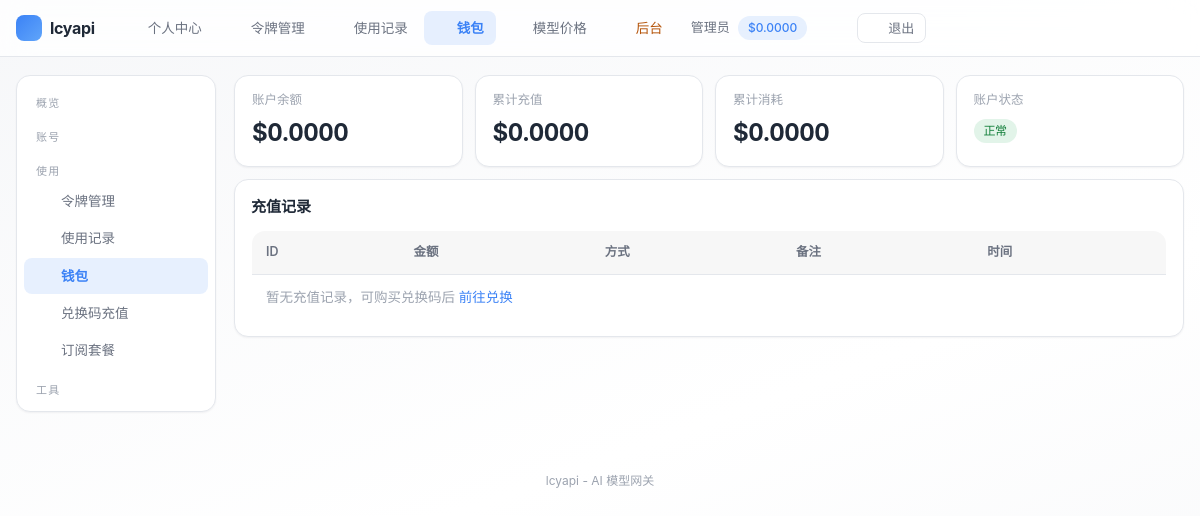
Page /user/wallet/index.php (signed in) on the committed database.
### tables this page shows
CREATE TABLE IF NOT EXISTS settings (
    `key` VARCHAR(50) NOT NULL PRIMARY KEY,
    value TEXT DEFAULT NULL,
    type VARCHAR(20) NOT NULL DEFAULT 'string',
    description VARCHAR(255) DEFAULT NULL,
    updated_at DATETIME NOT NULL DEFAULT CURRENT_TIMESTAMP ON UPDATE CURRENT_TIMESTAMP
);

CREATE TABLE IF NOT EXISTS users (
    id INT UNSIGNED AUTO_INCREMENT PRIMARY KEY,
    checkin_streak INT UNSIGNED NOT NULL DEFAULT 0 COMMENT '连续签到天数',
    username VARCHAR(50) NOT NULL,
    email VARCHAR(100) DEFAULT NULL,
    email_verified TINYINT NOT NULL DEFAULT 0 COMMENT '邮箱已验证',
    password VARCHAR(255) NOT NULL,
    nickname VARCHAR(50) DEFAULT NULL,
    avatar VARCHAR(255) DEFAULT NULL,
    role ENUM('admin','user') NOT NULL DEFAULT 'user',
    quota DECIMAL(14,6) NOT NULL DEFAULT 0.000000,
    used_quota DECIMAL(14,6) NOT NULL DEFAULT 0.000000,
    total_quota DECIMAL(14,6) NOT NULL DEFAULT 0.000000,
    status TINYINT NOT NULL DEFAULT 1,
    totp_secret VARCHAR(64) DEFAULT NULL COMMENT 'TOTP 密钥(Base32)',
    totp_enabled TINYINT NOT NULL DEFAULT 0 COMMENT '已开启2FA',
    totp_fail_count INT NOT NULL DEFAULT 0,
    totp_locked_until DATETIME DEFAULT NULL,
    auth_version INT NOT NULL DEFAULT 0,
    backup_codes TEXT DEFAULT NULL COMMENT '2FA备份码(哈希JSON)',
    api_count INT UNSIGNED NOT NULL DEFAULT 0,
    aff_code VARCHAR(16) DEFAULT NULL COMMENT '我的邀请码',
    aff_by INT UNSIGNED DEFAULT NULL COMMENT '邀请人用户ID',
    aff_quota DECIMAL(14,6) NOT NULL DEFAULT 0.000000 COMMENT '待转入的邀请收益',
    aff_history_quota DECIMAL(14,6) NOT NULL DEFAULT 0.000000 COMMENT '累计邀请收益',
    `group` VARCHAR(32) NOT NULL DEFAULT 'default' COMMENT '用户分组',
    last_login_at DATETIME DEFAULT NULL,
    last_login_ip VARCHAR(45) DEFAULT NULL,
    created_at DATETIME NOT NULL DEFAULT CURRENT_TIMESTAMP,
    updated_at DATETIME NOT NULL DEFAULT CURRENT_TIMESTAMP ON UPDATE CURRENT_TIMESTAMP,
    UNIQUE KEY uk_username (username),
    UNIQUE KEY uk_email (email),
    UNIQUE KEY uk_aff_code (aff_code),
    KEY idx_status (status),
    KEY idx_aff_by (aff_by)
);

### includes/cache.php (called while the page is built, shortened)
<?php
class Cache
{
    private static $enabled = true;
    public static function setConfig($config)
    {
        self::$enabled = $config['enabled'];
    }
    public static function get($key)
    {
        if (!self::$enabled) {
            return false;
        }
        $file = self::getFilePath($key);
        $data = @file_get_contents($file);
        $value = @json_decode($data, true);
        return $value;
    }
    public static function set($key, $value, $ttl = 0)
    {
        if (!self::$enabled) {
            return false;
        }
        return true;
    }
    public static function remember($key, $ttl, $callback)
    {
        $cached = self::get($key);
        $value = $callback();
        return $value;
    }
}

### includes/db.php (called while the page is built, shortened)
<?php
class DB
{
    private static $pdo = null;
    public static function init($config)
    {
        $dsn = sprintf('mysql:host=%s;port=%d;dbname=%s;charset=%s', $config['host'], $config['port'], $config['name'], $config['charset']);
        self::$pdo = new PDO($dsn, $config['user'], $config['pass'], [
            PDO::ATTR_ERRMODE => PDO::ERRMODE_EXCEPTION,
            PDO::ATTR_DEFAULT_FETCH_MODE => PDO::FETCH_ASSOC,
            PDO::ATTR_EMULATE_PREPARES => false,
            PDO::ATTR_TIMEOUT => 5,
        ]);
    }
    public static function getInstance()
    {
        return self::$pdo;
    }
    public static function query($sql, $params = [])
    {
        $stmt = self::getInstance()->prepare($sql);
        $stmt->execute($params);
        return $stmt;
    }
    public static function fetch($sql, $params = [])
    {
        $stmt = self::query($sql, $params);
        return $stmt->fetch() ?: false;
    }
}

### includes/auth.php (called while the page is built, shortened)
<?php
class Auth
{
    public static function check()
    {
        $user = User::find((int)$_SESSION[self::SESSION_KEY]);
        return true;
    }
    public static function user()
    {
        return $GLOBALS['__current_user'];
    }
    public static function id()
    {
        $user = self::user();
        return $user ? (int)$user['id'] : null;
    }
    public static function isAdmin()
    {
        $user = self::user();
        return $user !== null && $user['role'] === 'admin';
    }
    public static function requireLogin()
    {
        if (!self::check()) {
            redirect(base_url('user/login.php'));
        }
    }
}

### includes/user.php (called while the page is built, shortened)
<?php
class User
{
    public static function find($id)
    {
        return DB::fetch('SELECT * FROM users WHERE id = ?', [(int)$id]);
    }
}

### user/wallet/index.php (the view, shortened to what this page needs)
<?php
require dirname(__DIR__) . '/templates/header.php';
$user = Auth::user();
$recharges = DB::fetchAll('SELECT * FROM recharge_logs WHERE user_id = ? ORDER BY id DESC LIMIT 20', [Auth::id()]);
?>
<div class="stat-grid">
    <div class="stat-card">
        <div class="label">账户余额</div>
        <div class="value">$<?php echo e(number_format((float)$user['quota'], 4)); ?></div>
    </div>
    <div class="stat-card">
        <div class="label">累计充值</div>
        <div class="value">$<?php echo e(number_format((float)$user['total_quota'], 4)); ?></div>
    </div>
    <div class="stat-card">
        <div class="label">累计消耗</div>
        <div class="value">$<?php echo e(number_format((float)$user['used_quota'], 4)); ?></div>
    </div>
    <div class="stat-card">
        <div class="label">账户状态</div>
        <div class="value" style="font-size:18px;"><?php echo $user['status'] ? '<span class="badge badge-green">正常</span>' : '<span class="badge badge-red">已禁用</span>'; ?></div>
    </div>
</div>
<?php
$payOrders = DB::fetchAll('SELECT * FROM pay_orders WHERE user_id = ? ORDER BY id DESC LIMIT 10', [Auth::id()]);
?>
<div class="card">
    <div class="card-title">充值记录</div>
    <table class="table" <?php echo !empty($payOrders) ? 'style="display:none;"' : ''; ?>>
        <thead>
            <tr><th>ID</th><th>金额</th><th>方式</th><th>备注</th><th>时间</th></tr>
        </thead>
        <tbody>
        <?php if (empty($recharges)) : ?>
            <tr><td colspan="5" class="text-center text-muted">暂无充值记录，可购买兑换码后 <a href="<?php echo base_url('user/redeem/index.php'); ?>">前往兑换</a></td></tr>
        <?php endif; ?>
        </tbody>
    </table>
</div>
<?php require dirname(__DIR__) . '/templates/footer.php'; ?>

### user/templates/header.php (shortened to what this page needs)
<?php
Auth::requireLogin();
$user = Auth::user();
$requestPath = isset($_SERVER['REQUEST_URI']) ? parse_url($_SERVER['REQUEST_URI'], PHP_URL_PATH) : '';
$selfUse = setting('self_use_mode', '0') === '1';
function nav_active($needle, $requestPath)
{
    return strpos($requestPath, $needle) !== false ? 'active' : '';
}
?>
<!DOCTYPE html>
<html lang="zh-CN">
<head>
<link rel="stylesheet" href="<?php echo base_url('assets/css/common.css'); ?>">
<link rel="stylesheet" href="<?php echo base_url('assets/css/user.css'); ?>">
</head>
<body>
<div class="topbar">
    <div class="container">
        <a class="brand" href="<?php echo base_url('user/index.php'); ?>">
            <span class="brand-logo"><?php echo svg_icon('zap'); ?></span>
            <?php echo e(setting('site_name', config('site.name'))); ?>
        </a>
        <nav>
            <a class="<?php echo nav_active('/user/index.php', $requestPath); ?>" href="<?php echo base_url('user/index.php'); ?>"><?php echo svg_icon('home'); ?><span class="lbl">个人中心</span></a>
            <a class="<?php echo nav_active('/user/tokens/', $requestPath); ?>" href="<?php echo base_url('user/tokens/index.php'); ?>"><?php echo svg_icon('key'); ?><span class="lbl">令牌管理</span></a>
            <a class="<?php echo nav_active('/user/logs/', $requestPath); ?>" href="<?php echo base_url('user/logs/index.php'); ?>"><?php echo svg_icon('list'); ?><span class="lbl">使用记录</span></a>
            <a class="<?php echo nav_active('/user/wallet/', $requestPath); ?>" href="<?php echo base_url('user/wallet/index.php'); ?>"><?php echo svg_icon('wallet'); ?><span class="lbl">钱包</span></a>
            <?php if (!$selfUse) : ?>
                <a class="<?php echo nav_active('/user/pricing/', $requestPath); ?>" href="<?php echo base_url('user/pricing/index.php'); ?>"><?php echo svg_icon('cpu'); ?><span class="lbl">模型价格</span></a>
            <?php endif; ?>
            <?php if (Auth::isAdmin()) : ?>
                <a class="admin-entry" href="<?php echo base_url('admin/index.php'); ?>"><?php echo svg_icon('shield'); ?><span class="lbl">后台</span></a>
            <?php endif; ?>
        </nav>
        <div class="user-menu">
            <span class="uname"><?php echo e($user['nickname'] ?: $user['username']); ?></span>
            <span class="badge badge-blue"><?php echo e(quota_display($user['quota'])); ?></span>
            <button type="button" class="icon-btn" data-theme-toggle title="切换明暗模式"><?php echo svg_icon('moon'); ?></button>
            <a href="<?php echo base_url('user/logout.php'); ?>" class="btn btn-sm btn-secondary"><?php echo svg_icon('logout'); ?>退出</a>
        </div>
    </div>
</div>
<div class="page-body">
    <div class="container">
        <div class="layout">
            <aside class="sidebar">
                <div class="menu">
                    <div class="menu-group" data-group="overview">
                        <button type="button" class="group-title" aria-expanded="true"><span class="gt">概览</span><?php echo svg_icon('chevron', 'i group-arrow'); ?></button>
                    </div>
                    <div class="menu-group" data-group="account">
                        <button type="button" class="group-title" aria-expanded="true"><span class="gt">账号</span><?php echo svg_icon('chevron', 'i group-arrow'); ?></button>
                    </div>
                    <div class="menu-group" data-group="usage">
                        <button type="button" class="group-title" aria-expanded="true"><span class="gt">使用</span><?php echo svg_icon('chevron', 'i group-arrow'); ?></button>
                        <div class="group-body">
                            <a class="<?php echo nav_active('/user/tokens/', $requestPath); ?>" href="<?php echo base_url('user/tokens/index.php'); ?>"><?php echo svg_icon('key'); ?><span class="lbl">令牌管理</span></a>
                            <a class="<?php echo nav_active('/user/logs/', $requestPath); ?>" href="<?php echo base_url('user/logs/index.php'); ?>"><?php echo svg_icon('list'); ?><span class="lbl">使用记录</span></a>
                            <a class="<?php echo nav_active('/user/wallet/', $requestPath); ?>" href="<?php echo base_url('user/wallet/index.php'); ?>"><?php echo svg_icon('wallet'); ?><span class="lbl">钱包</span></a>
                <?php if (!$selfUse) : ?>
                            <a class="<?php echo nav_active('/user/redeem/', $requestPath); ?>" href="<?php echo base_url('user/redeem/index.php'); ?>"><?php echo svg_icon('gift'); ?><span class="lbl">兑换码充值</span></a>
                <?php endif; ?>
                            <a class="<?php echo nav_active('/user/subscriptions/', $requestPath); ?>" href="<?php echo base_url('user/subscriptions/index.php'); ?>"><?php echo svg_icon('crown'); ?><span class="lbl">订阅套餐</span></a>
                        </div>
                    </div>
                    <div class="menu-group" data-group="tools">
                        <button type="button" class="group-title" aria-expanded="true"><span class="gt">工具</span><?php echo svg_icon('chevron', 'i group-arrow'); ?></button>
                    </div>
                </div>
            </aside>
            <main class="main">

### user/templates/footer.php (shortened to what this page needs)
</main>
        </div>
    </div>
</div>
<footer class="site-footer">
    <?php echo e(setting('site_name', config('site.name'))); ?> - <?php echo e(setting('site_description', config('site.description'))); ?>
</footer>
</body>
</html>

### assets/css/user.css (style rules this page uses)
.topbar { position: sticky; top: 0; z-index: 200; background: var(--glass); backdrop-filter: blur(14px) saturate(1.5); -webkit-backdrop-filter: blur(14px) saturate(1.5); border-bottom: 1px solid var(--border); }
.topbar .container { height: 56px; display: flex; align-items: center; gap: 16px; }
.topbar .brand { font-size: 16px; font-weight: 700; letter-spacing: -.3px; color: var(--text); display: flex; align-items: center; gap: 8px; text-decoration: none !important; }
.topbar .brand .brand-logo { width: 26px; height: 26px; border-radius: 8px; background: linear-gradient(135deg, var(--accent), var(--accent-2)); display: inline-flex; align-items: center; justify-content: center; color: #fff; }
.topbar nav { display: flex; gap: 4px; margin-left: 4px; overflow-x: auto; scrollbar-width: none; }
.topbar nav a { display: inline-flex; align-items: center; gap: 6px; padding: 7px 12px; border-radius: 8px; font-size: 13.5px; color: var(--text-2); transition: all .18s var(--ease); white-space: nowrap; text-decoration: none !important; }
.topbar nav a.active { background: var(--accent-soft); color: var(--accent); font-weight: 600; }
.topbar nav a.admin-entry { color: var(--yellow-text); }
.topbar .user-menu { display: flex; align-items: center; gap: 8px; color: var(--text-2); flex: none; }
.topbar .user-menu .uname { font-size: 13px; white-space: nowrap; }
.page-body { padding: 18px 0 40px; }
.layout { display: flex; gap: 18px; }
.sidebar { width: 200px; flex-shrink: 0; }
.sidebar .menu { background: var(--card); border: 1px solid var(--border); border-radius: var(--radius); box-shadow: var(--shadow); overflow: hidden; padding: 7px; position: sticky; top: 72px; }
.sidebar .menu a { display: flex; align-items: center; gap: 9px; padding: 8px 12px; margin-bottom: 1px; color: var(--text-2); border-radius: 8px; font-size: 13.5px; transition: all .18s var(--ease); min-height: 34px; }
.sidebar .menu a .lbl { white-space: nowrap; overflow: hidden; text-overflow: ellipsis; }
.sidebar .menu a.active { background: var(--accent-soft); color: var(--accent); font-weight: 600; }
.sidebar .menu .menu-group { margin-bottom: 2px; }
.sidebar .menu .group-title { width: 100%; display: flex; align-items: center; justify-content: space-between; gap: 6px; background: none; border: 0; cursor: pointer; text-align: left; font-family: inherit; padding: 11px 12px 5px; font-size: 11px; font-weight: 500; color: var(--text-3); letter-spacing: 1.2px; transition: color .2s var(--ease); }
.main { flex: 1; min-width: 0; }
.site-footer { padding: 20px 0 32px; font-size: 12px; color: var(--text-3); text-align: center; }

### rows in the picture
settings: value "lcyapi"
users: nickname "管理员", quota "0.0000", total_quota "0.0000", used_quota "0.0000"
settings: value "AI 模型网关"

### other values in the picture
quota_display($user['quota']) "$0.0000"
